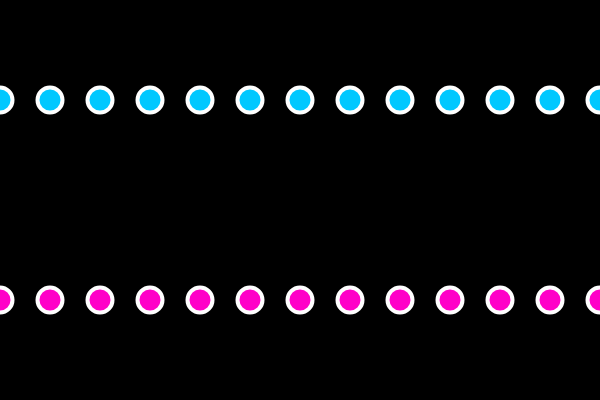
Frame 1 (no input)
Frame 60 (no input): identical to frame 1, image omitted
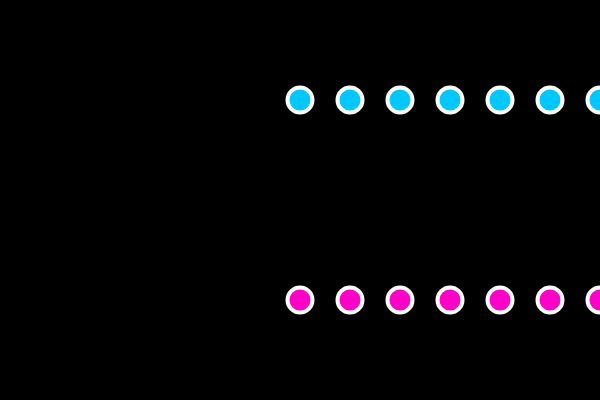
Frame 120 (the mouse pressed at the canvas centre since frame 60)

The p5.js sketch that drew these frames (run headless with seeded random() and noise() and a simulated clock; from frame 60 on, the mouse is pressed at the canvas centre):

// p5.js sketch
// ── sketch.js
function setup() {
  createCanvas(600,400);
}

function draw() {
  background(0);
  strokeWeight(4);
  stroke(255);

  var x = mouseX;
  
  while(x <= width) {
   fill(0, 200, 255);
   ellipse(x, 100, 25, 25);
    x = x + 50;
  }  
  
  for(var x = mouseX ; x <= width; x = x + 50){
    fill(255, 0, 200);
    ellipse(x, 300, 25, 25);
  }
}
